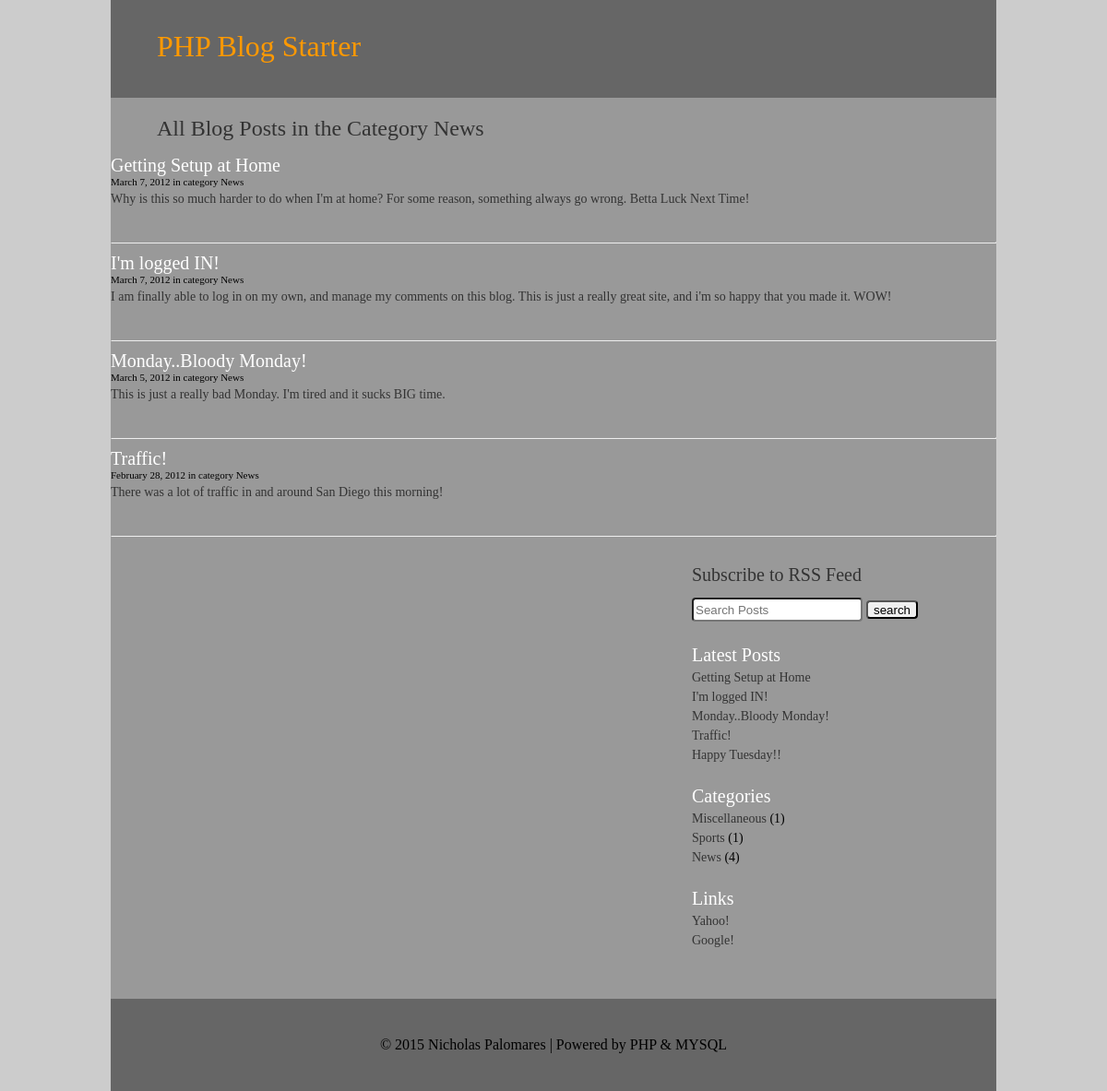
Page /index.php?page=category&category_id=3 on the committed database.
### tables this page shows
CREATE TABLE IF NOT EXISTS `categories` (
  `category_id` mediumint(9) NOT NULL AUTO_INCREMENT,
  `name` text NOT NULL,
  PRIMARY KEY (`category_id`)
);

CREATE TABLE IF NOT EXISTS `posts` (
  `post_id` mediumint(9) NOT NULL AUTO_INCREMENT,
  `title` text NOT NULL,
  `body` text NOT NULL,
  `date` datetime NOT NULL,
  `category_id` mediumint(9) NOT NULL,
  `user_id` mediumint(9) NOT NULL,
  `is_published` tinyint(4) NOT NULL,
  `allow_comments` tinyint(4) NOT NULL,
  PRIMARY KEY (`post_id`)
);

CREATE TABLE IF NOT EXISTS `links` (
  `link_id` mediumint(9) NOT NULL AUTO_INCREMENT,
  `url` text NOT NULL,
  `link_title` text NOT NULL,
  `description` text NOT NULL,
  PRIMARY KEY (`link_id`)
);

### functions.php (called while the page is built, shortened)
<?php
function convert_date($dateR){
	$engMon=array('January','February','March','April','May','June','July','August','September','October','November','December',' ');
$l_months='January:February:March:April:May:June:July:August:September:October:November:December';
	$dateFormat='F j, Y';
	$months=explode (':', $l_months);
	$months[]='&nbsp;';
	$dfval=strtotime($dateR);
	$dateR=date($dateFormat,$dfval);
	$dateR=str_replace($engMon,$months,$dateR);
	return $dateR;
}

### category_content.php (the view)
<?php
$category_id = $_REQUEST['category_id'];
$query_catname = "SELECT *
					FROM categories
					WHERE category_id = $category_id
					LIMIT 1";
$results_catname = mysql_query($query_catname);
if(mysql_num_rows($results_catname) == 1){
	$row_catname = mysql_fetch_array($results_catname);
?>
<h2 class="cat_title">All Blog Posts in the Category <?php echo $row_catname['name']; ?></h2>
  <?php
  $query_latest = "SELECT posts.*, categories.*
  					FROM posts, categories
					WHERE posts.is_published = 1
					AND posts.category_id = categories.category_id
					AND posts.category_id = $category_id
					ORDER BY posts.date DESC";
   $result_latest = mysql_query($query_latest);
   while($row_latest = mysql_fetch_array($result_latest)){
  ?>
  <div class="post">
  <h2>
  <a href="index.php?page=single&amp;post_id=<?php echo $row_latest['post_id'];?>">
  <?php echo $row_latest['title']; ?></a></h2>
  <div class="meta"><span class="date"><?php echo convert_date($row_latest['date']); ?></span><span class="cat"> in category <?php echo $row_latest['name'] ?></span></div>
  <div class="entry"><?php echo $row_latest['body']; ?>
  </div>
  <hr />
  </div>
  <?php }
}
else{
	echo 'Sorry, no posts matched your criteria, try the search bar';
}?>

### sidebar.php (shortened to what this page needs)
 <aside id="sidebar" role="complimentary">
 <h1 class="rss_feed"><a href="rss.php">Subscribe to RSS Feed</a></h1>
    <form id="searchform" action="index.php" method="get">
    <input name="phrase" type="text" id="phrase" placeholder="Search Posts" />
    <input type="submit"  value="search" />
    </form>
  <h2 class="lates">Latest Posts</h2>
  <ul>
  		<?php
		$query_posts = "SELECT title, post_id
						FROM posts
						WHERE is_published = 1
						ORDER BY date DESC
						LIMIT 5";
		$results_post = mysql_query($query_posts);
		while($row_posts = mysql_fetch_array($results_post)){				 ?>
  		<li>
		<a href="index.php?page=single&amp;post_id=<?php echo $row_posts['post_id'];?>">
		<?php echo $row_posts['title'] ?></a></li>
		<?php } ?>
  </ul>
  <h2 class="categories">Categories</h2>
  <ul>
  <?php
		$query_categories = "SELECT *
						FROM categories";
		$results_categories = mysql_query($query_categories);
		while($row_categories = mysql_fetch_array($results_categories)){
			$category_id = $row_categories['category_id'];
			$query_count = "SELECT COUNT(*) AS count
							 FROM posts
							 WHERE category_id = $category_id
							 AND is_published = 1
							 LIMIT 1";
			$results_count = mysql_query($query_count);
			$row_count = mysql_fetch_array($results_count);
			if($row_count['count'] >= 1){
?>
  		<li><a href="index.php?page=category&amp;category_id=<?php
		echo $row_categories['category_id']; ?>">
		<?php echo $row_categories['name']; ?></a> (<?php echo $row_count['count']; ?>)</li>
        <?php
			}
		} ?>
  </ul>
  <h2 class="links">Links</h2>
    <ul>
  <?php
  $query_links = "SELECT *
  					FROM links";
  $results_links = mysql_query($query_links);
  while($row_links = mysql_fetch_array($results_links)){
?>
  		<li><a href="<?php echo $row_links['url'] ?>" target="_blank"><?php echo $row_links['link_title'] ?></a></li>
        <?php } ?>
  </ul>
</aside>

### format.css (style rules this page uses)
html, body, div, span, applet, object, iframe, p, blockquote, pre, a, abbr, acronym, address, big, cite, code, del, dfn, em, img, ins, kbd, q, s, samp, small, strike, strong, sub, sup, tt, var, b, u, i, center, dl, dt, dd, ol, ul, li, fieldset, form, label, legend, table, caption, tbody, tfoot, thead, tr, th, td, article, aside, canvas, details, embed, figure, figcaption, footer, header, hgroup, menu, nav, output, ruby, section, summary, time, mark, audio, video, h1, h2, h3, h4, h5, h6 { margin: 0; padding: 0; border: 0; font-size: 100%; font: inherit; vertical-align: baseline; }
article, aside, details, figcaption, figure, footer, header, hgroup, menu, nav, section { display: block; }
body { background-color:#CCC; }
#dash-header h1, ul { display:inline; }
li { list-style:none; }
.cat_title { margin-left:50px; margin-bottom:15px; font-family:tahoma; font-size:24px; color:#333; }
.post { margin-bottom:10px; list-style:none; }
.post h2 { list-style:none; font-family:tahoma; font-size:20px; padding:0px; margin:0px; color:white; }
.post a { text-decoration:none; color:white; }
.entry { font-family:tahoma; font-size:14px; color:#333; padding-bottom:30px; }
.meta { font-family:tahoma; font-size:11px; color:black; margin-bottom:5px; }
input { display:block; margin-top:3px; margin-bottom:25px; border-radius:4px; height:20px; }
#sidebar { width:300px; float:right; padding-right: 30px; padding-top:20px; padding-bottom:50px; }
.rss_feed a { font-family:tahoma; font-size:20px; color:#333333; text-decoration:none; }
#sidebar ul li { font-size:14px; padding-bottom:5px; }
#sidebar ul li a { color:#333333; }
.categories { padding-top:20px; }
.links { padding-top:20px; }
#sidebar h2 { font-family:tahoma; font-size:20px; color:white; text-decoration:none; padding-bottom:5px; }
#sidebar a { text-decoration:none; }
#searchform { padding-top:10px; }
#searchform input { display:inline; }

### rows in the picture
categories: name "News", count "4"
posts: title "Getting Setup at Home", date "March 7, 2012", category.name "News", body "Why is this so much harder to do when I'm at home? For some reason, something always go wrong. Betta Luck Next Time!"
posts: title "I'm logged IN!", date "March 7, 2012", category.name "News", body "I am finally able to log in on my own, and manage my comments on this blog. This is just a really great site, and i'm so happy that you made it. WOW!"
posts: title "Monday..Bloody Monday!", date "March 5, 2012", category.name "News", body "This is just a really bad Monday. I'm tired and it sucks BIG time."
posts: title "Traffic!", date "February 28, 2012", category.name "News", body "There was a lot of traffic in and around San Diego this morning!"
posts: title "Happy Tuesday!!"
categories: name "Miscellaneous", count "1"
categories: name "Sports", count "1"
links: link_title "Yahoo!"
links: link_title "Google!"
